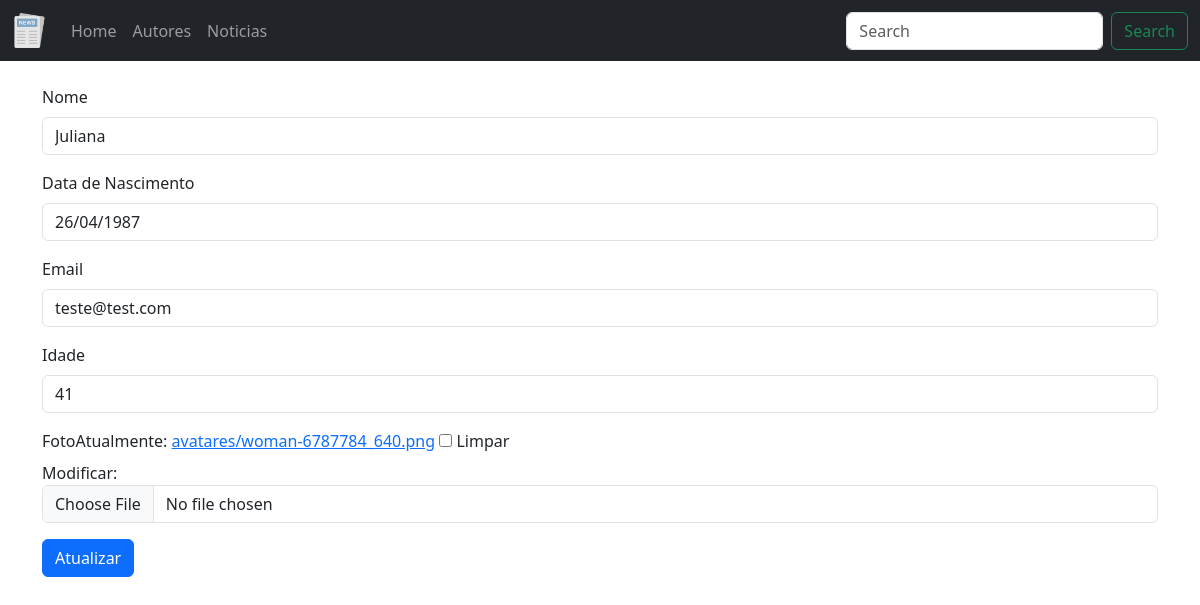
Page /noticias/autor/atualizar/12 on the committed database.
### noticia/models.py (models this page shows, shortened)
class Autor(models.Model):
    nome = models.CharField("Nome", max_length=200)
    data_nascimento = models.DateField("Data de Nascimento", default="1980-01-01")
    email = models.EmailField("Email")
    idade = models.PositiveSmallIntegerField("Idade")
    avatar = models.ImageField("Foto", upload_to='avatares', blank=True, null=True)
    class Meta:
        verbose_name = "Escritor"
        verbose_name_plural = "Escritores"

### noticia/views.py (the view, shortened to what this page needs)
# urls.py: path('autor/atualizar/<int:id>', AutorUpdateView.as_view(), name='atualizar-autor'),
class AutorUpdateView(UpdateView):
    model=Autor
    template_name='autor/atualizar.html'
    form_class=AutorForm
    pk_url_kwarg='id'

### noticia/forms.py
class AutorForm(ModelForm):
    class Meta:
        model=Autor
        fields='__all__'

### templates/autor/atualizar.html (shortened to what this page needs)
{% extends "base.html" %}
{% load bootstrap5 %}
{% block content %}
    <form method="post" enctype="multipart/form-data">
      {% bootstrap_form form %}
      <button class="btn btn-primary" type="submit">Atualizar</button>
    </form>
    {% endblock %}

### rows in the picture
Autor: nome "Juliana", data_nascimento "26/04/1987", email "teste@test.com", idade "41"
